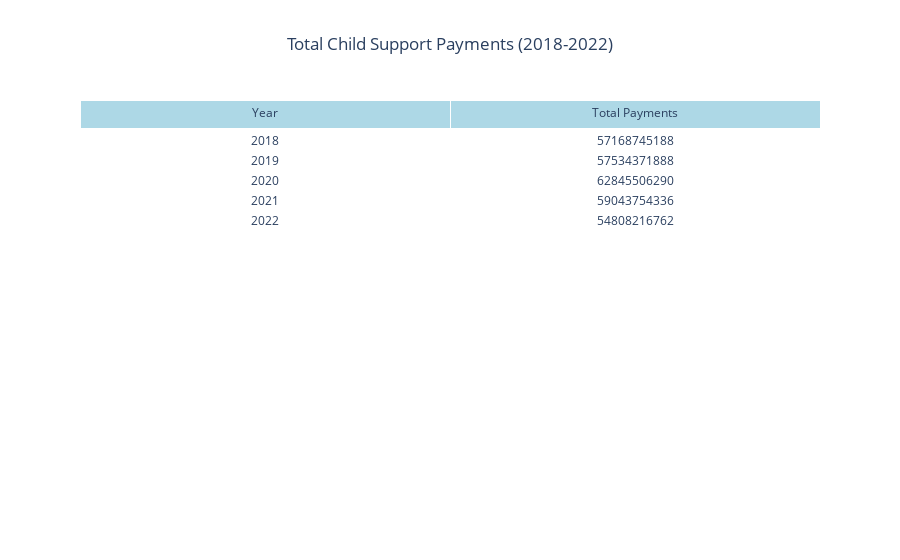

Notebook source saved alongside this figure:
### Code cell
import pandas as pd
import plotly.graph_objects as go

# Load the data from the Excel file specifically from the 'P-4' sheet
file_path = '/Users/asmafarooq/github/mids-datasci200-fall23-Asma-Farooq/fy_2022_preliminary_data_tables.xlsx'
table_p4 = pd.read_excel(file_path, sheet_name='P-4')

# Rename the columns for clarity
table_p4.columns = ['State', '2018', '2019', '2020', '2021', '2022']

# Remove the first two rows which are not part of the data
table_p4 = table_p4.drop([0, 1])

# Convert the year columns to numeric values
table_p4[['2018', '2019', '2020', '2021', '2022']] = table_p4[['2018', '2019', '2020', '2021', '2022']].apply(pd.to_numeric, errors='coerce')

# Calculate the total payments for each year
total_payments = table_p4[['2018', '2019', '2020', '2021', '2022']].sum()

# Create a Plotly table with blue and white colors
fig = go.Figure(data=[go.Table(
    header=dict(values=['Year', 'Total Payments'], fill_color='lightblue', align='center'),
    cells=dict(values=[total_payments.index, total_payments], fill_color='white', align='center'))
])

# Customize the layout of the table
fig.update_layout(title='Total Child Support Payments (2018-2022)', title_x=0.5)

# Show the table
fig.show()

### Figure 1 — Plotly figure (JSON) as saved in the notebook; plotly's stock layout.template omitted (floating-point values rounded to 4 significant figures)
{"data": [{"cells": {"align": "center", "fill": {"color": "white"}, "values": [["2018", "2019", "2020", "2021", "2022"], [57168745188, 57534371888, 62845506290, 59043754336, 54808216762]]}, "header": {"align": "center", "fill": {"color": "lightblue"}, "values": ["Year", "Total Payments"]}, "type": "table"}], "layout": {"autosize": true, "title": {"text": "Total Child Support Payments (2018-2022)", "x": 0.5}}}
